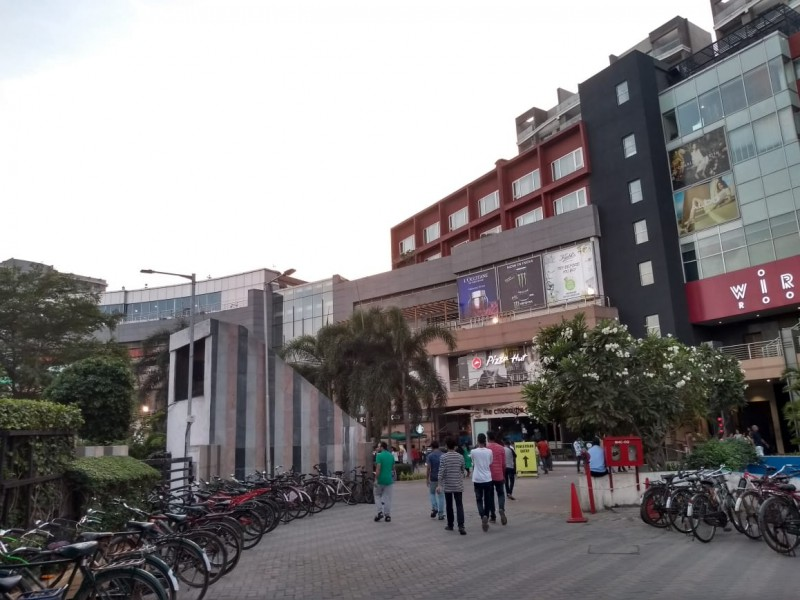
%> input picture EE5175_ISP_Lab2/Lab2/phoenix1.jpg, 800 x 600 px
$ octave la2b_sol.m   (GNU Octave 9; MATLAB toolbox functions it lacks are replaced by stand-ins)
%> lines starting %> are read from the running program, lines starting %| are printed output that depends on the picture
### EE5175_ISP_Lab2/Lab2/sift.m
% [image, descriptors, locs] = sift(imageFile)
%
% This function reads an image and returns its SIFT keypoints.
%   Input parameters:
%     imageFile: the file name for the image.
%
%   Returned:
%     image: the image array in double format
%     descriptors: a K-by-128 matrix, where each row gives an invariant
%         descriptor for one of the K keypoints.  The descriptor is a vector
%         of 128 values normalized to unit length.
%     locs: K-by-4 matrix, in which each row has the 4 values for a
%         keypoint location (row, column, scale, orientation).  The
%         orientation is in the range [-PI, PI] radians.
%
% Credits: Thanks for initial version of this program to D. Alvaro and
%          J.J. Guerrero, Universidad de Zaragoza (modified by D. Lowe)

function [image, descriptors, locs] = sift(imageFile)

% Load image
image = imread(imageFile);

% If you have the Image Processing Toolbox, you can uncomment the following
%   lines to allow input of color images, which will be converted to grayscale.
if size(image,3) == 3
   image = rgb2gray(image);
end

[rows, cols] = size(image);

% Convert into PGM imagefile, readable by "keypoints" executable
f = fopen('tmp.pgm', 'w');
if f == -1
    error('Could not create file tmp.pgm.');
end
fprintf(f, 'P5\n%d\n%d\n255\n', cols, rows);
fwrite(f, image', 'uint8');
fclose(f);

% Call keypoints executable
if isunix
    command = '!./sift ';
else
    command = '!siftWin32 ';
end
command = [command ' <tmp.pgm >tmp.key'];
eval(command);

% Open tmp.key and check its header
g = fopen('tmp.key', 'r');
if g == -1
    error('Could not open file tmp.key.');
end
[header, count] = fscanf(g, '%d %d', [1 2]);
if count ~= 2
    error('Invalid keypoint file beginning.');
end
num = header(1);
len = header(2);
if len ~= 128
    error('Keypoint descriptor length invalid (should be 128).');
end

% Creates the two output matrices (use known size for efficiency)
locs = double(zeros(num, 4));
descriptors = double(zeros(num, 128));

% Parse tmp.key
for i = 1:num
    [vector, count] = fscanf(g, '%f %f %f %f', [1 4]); %row col scale ori
    if count ~= 4
        error('Invalid keypoint file format');
    end
    locs(i, :) = vector(1, :);

    [descrip, count] = fscanf(g, '%d', [1 len]);
    if (count ~= 128)
        error('Invalid keypoint file value.');
    end
    % Normalize each input vector to unit length
    descrip = descrip / sqrt(sum(descrip.^2));
    descriptors(i, :) = descrip(1, :);
end
fclose(g);

### EE5175_ISP_Lab2/Lab2/sift_corresp.m
%
% [corresp1, corresp2] = sift_corresp(image1, image2, show_fig)
%
% This function reads two images (file name strings), finds their
% SIFT features, and returns the correspondences based on the
% distance between the nearest and second nearest neighbour.
%
% corresp1(i,:) point of image1 corresponds to corresp2(i,:) point of image2
%
% correspx(i,1) = row number of ith point
% correspx(i,2) = column number of ith point

function [corresp1, corresp2] = sift_corresp(imgName1, imgName2)

% Find SIFT keypoints for each image
[~, desc1, loc1] = sift(imgName1);
[~, desc2, loc2] = sift(imgName2);

% dist_ratio: Only keep matches in which the ratio of vector angles from the
% nearest to second nearest neighbor is less than distRatio.
dist_ratio = 0.6;

% For each feature in the first image, select its match to second image.
desc2t = desc2';
count = 1;
for i = 1 : size(desc1,1)
   inprods = desc1(i,:) * desc2t; % Vector of inner products
   [vals,idx] = sort(acos(inprods)); % Take cos inverse and sort results

   % Check if nearest neighbour has angle less than dist_ratio times second
   if (vals(1) < dist_ratio * vals(2))
      corresp1(count,:) = loc1(i,1:2);
      corresp2(count,:) = loc2(idx(1),1:2);
      count = count + 1;
   end
end

### EE5175_ISP_Lab2/Lab2/la2b_sol.m
clc
clear
close all
 J1=imread('phoenix1.jpg');
%> J1 is the input picture: size 600x800x3 uint8; mean R, G, B 136.9, 133.8, 134.8
 J2=imread('phoenix2.jpg');
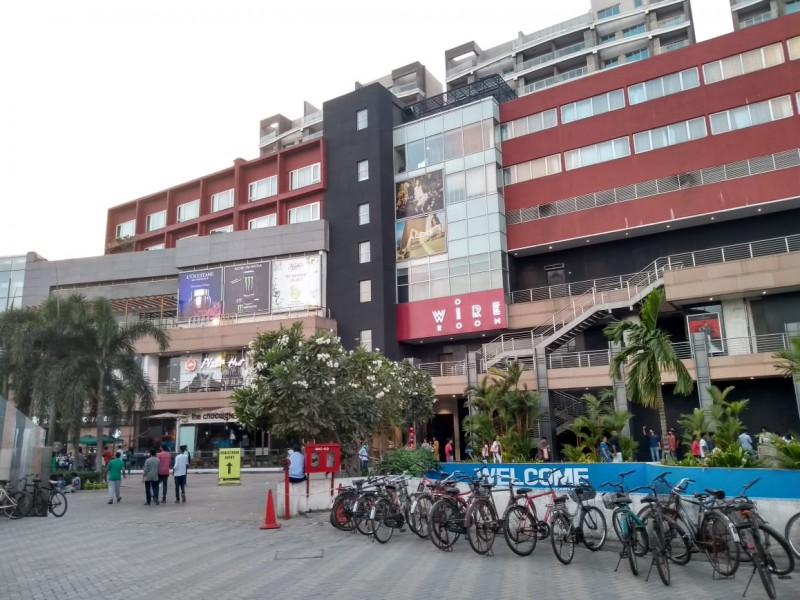
%> input picture EE5175_ISP_Lab2/Lab2/phoenix2.jpg, 800 x 600 px
%> J2 is the input picture: size 600x800x3 uint8; mean R, G, B 138.2, 133.5, 134
 J3=imread('phoenix3.jpg');
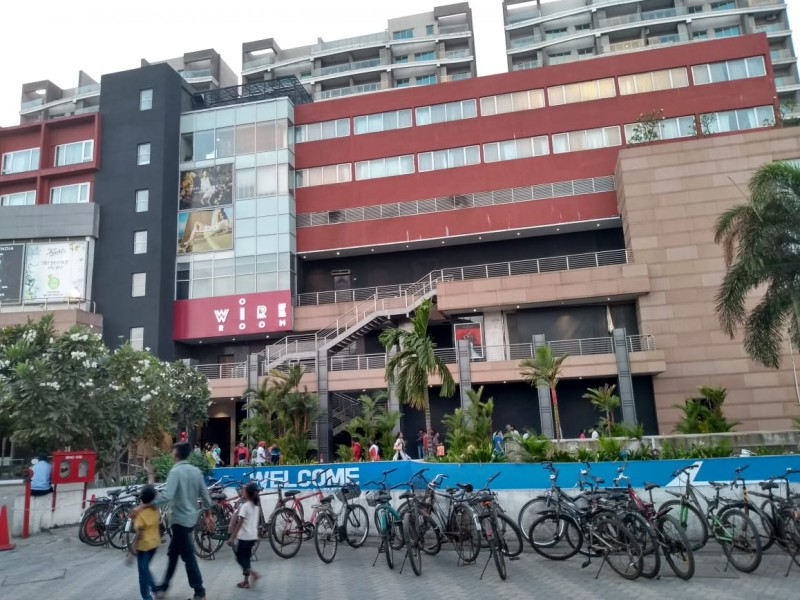
%> input picture EE5175_ISP_Lab2/Lab2/phoenix3.jpg, 800 x 600 px
%> J3 is the input picture: size 600x800x3 uint8; mean R, G, B 121.6, 119.6, 121

%  J1=imread('I1.jpg');
%  J2=imread('I2.jpg');
%  J3=imread('I3.jpg');


concensus_ctr21=0;
concensus_ctr23=0;

I1 = rgb2gray(J1);
I2 = rgb2gray(J2);
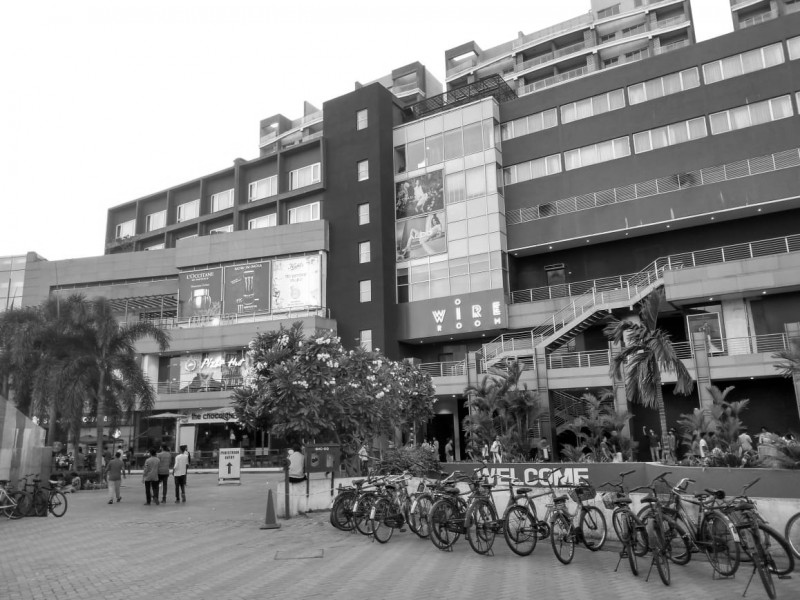
%> I2: size 600x800 uint8; min 0, max 255, mean 135
I3 = rgb2gray(J3);
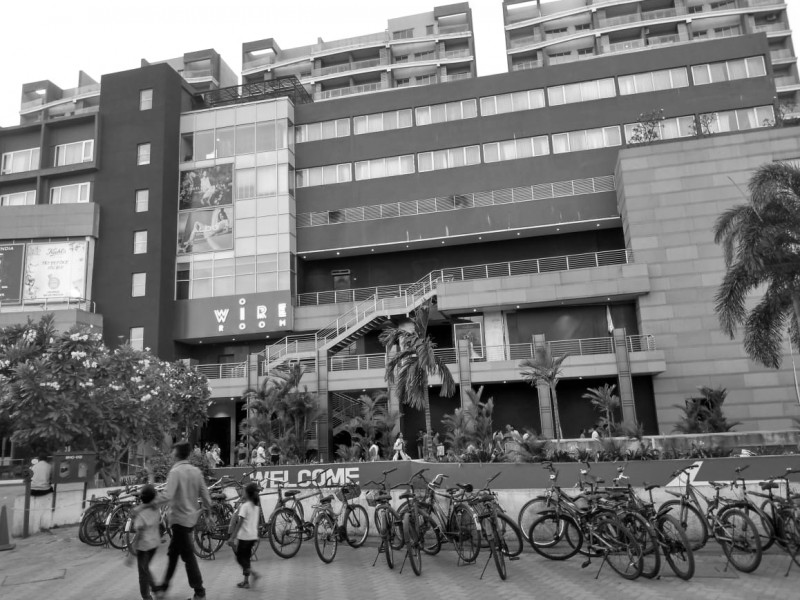
%> I3: size 600x800 uint8; min 0, max 255, mean 120.3
%
I1=imresize(I1,[360 640]);
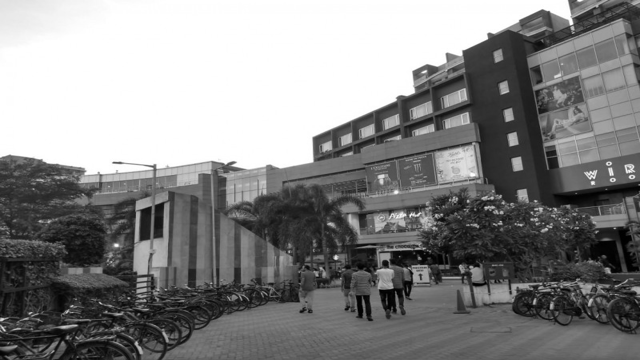
%> I1: size 360x640 uint8; min 0, max 255, mean 134.8
I2=imresize(I2,[360 640]);
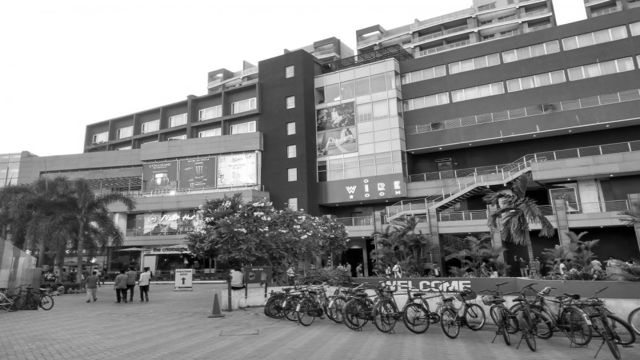
%> I2: size 360x640 uint8; min 0, max 255, mean 135
I3=imresize(I3,[360 640]);
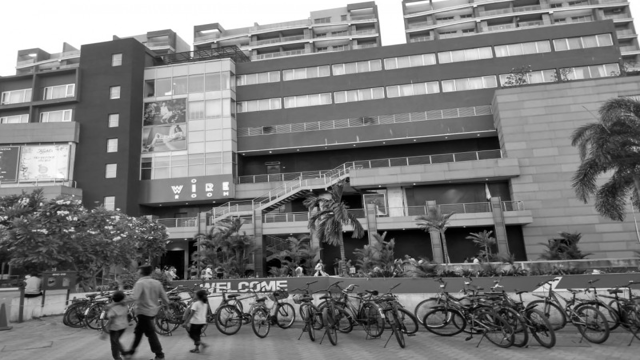
%> I3: size 360x640 uint8; min 0, max 255, mean 120.3
%
% figure, imshow(I1,[0,255])
% figure,imshow(I2,[0,255])
% figure,imshow(I3,[0,255])
%
%finding correspondence between image 2 and image 1
[corresp1, corresp2] = sift_corresp('phoenix1.jpg','phoenix2.jpg');
%> the run ends on the next line
